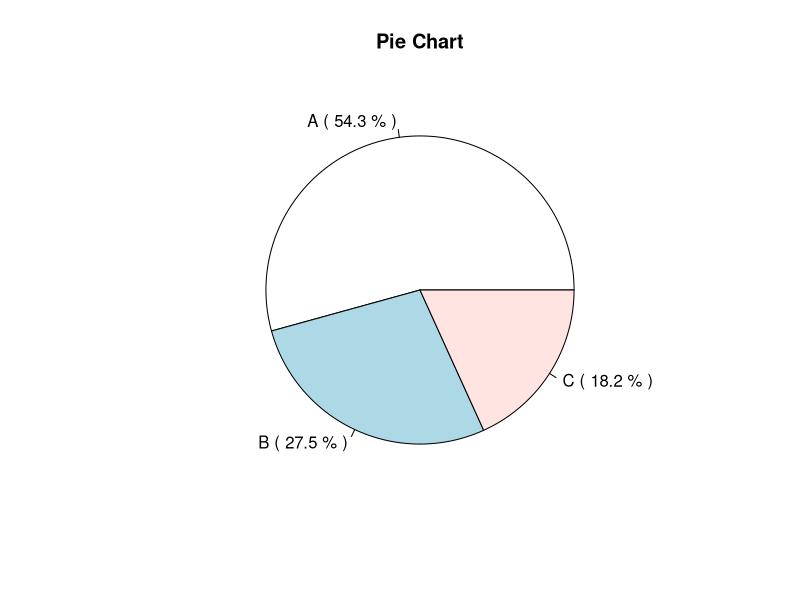
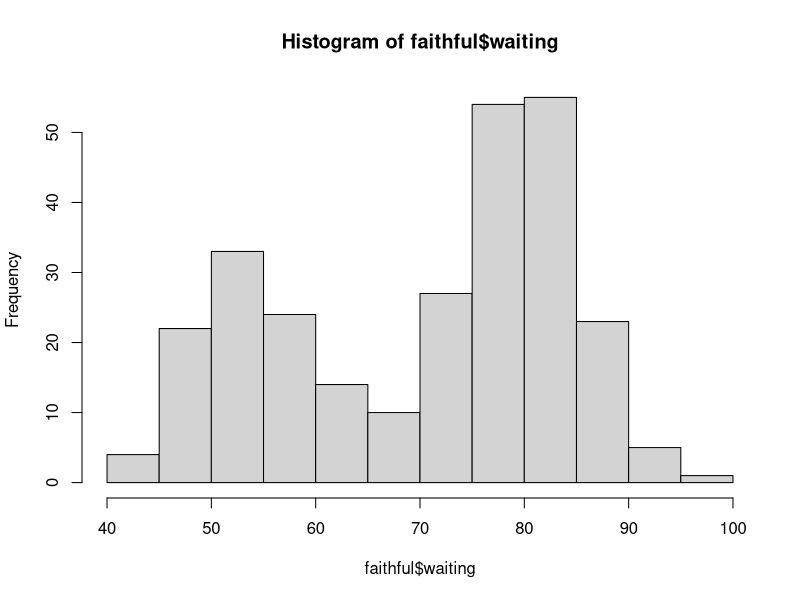
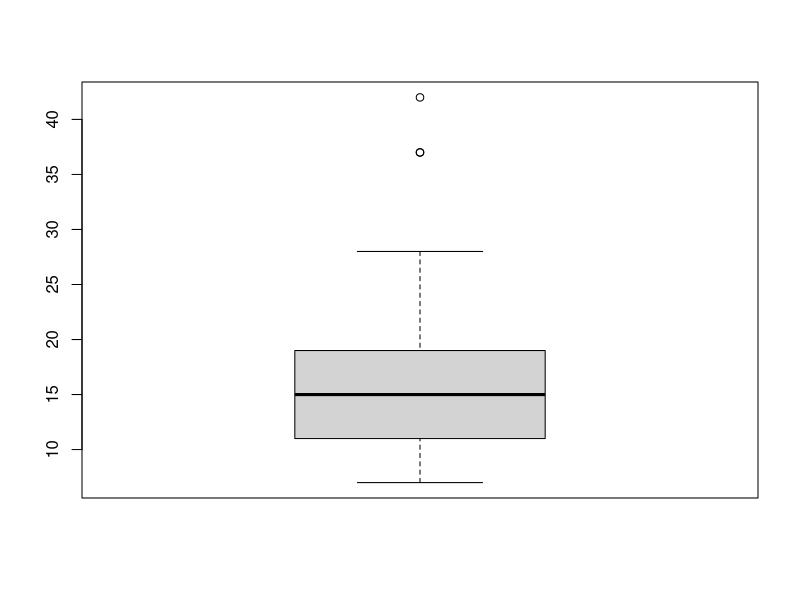
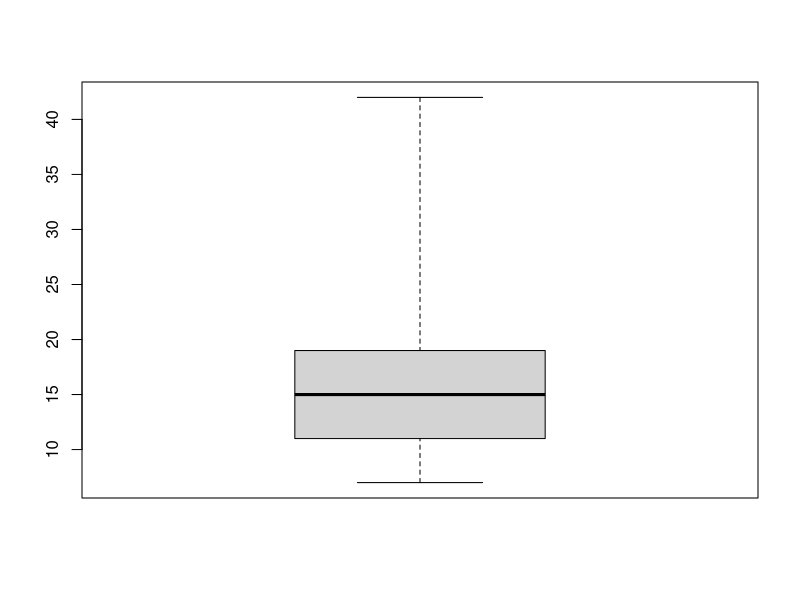
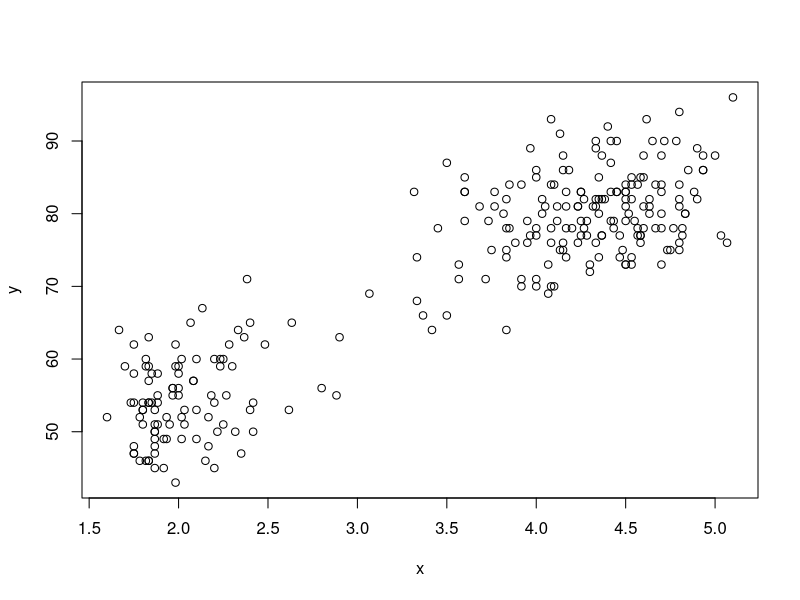

Source code (R) for these figures, in order:
# ????????? ??????

# 2.1 ????????? ?????? (????????????, ????????????)

# 2.1.1 ???????????? : ?????? ??? ????????? ????????? ???????????? ??????
# - ????????? ?????? : ??????????????? ???????????? ?????? ?????? ??? ?????? ?????? ex) ??????, ?????????
# - ????????? ?????? : ???????????? ????????? ?????? ex) ?????? ????????? ????????????, ?????? ?????? ??????

# 2.1.2 ???????????? : ?????? ??? ????????? ????????? ????????? ????????? ?????? ?????? ???????????? ????????? ??????
# - ????????? ?????? : ????????? ?????? ????????? ???????????? ?????? ex) ?????? (???:1, ??????:0)
# - ????????? ?????? : ???????????? ????????? ????????? ????????? ?????? ex) ???(1), ???(2), ???(3)


# 2.2 ?????? ?????????

# ??????????????? ?????? -  ???????????????, ????????????

# ???????????????
a <- rep('A', 1520)
b <- rep('B', 700)
c <- rep('C', 510)
x <- c(a, b, c)

table(x) # ??? ????????? ?????? ?????????

y = as.matrix(table(x)) # matrix????????? ??????
freq <- y[,1] # column????????? ??????

relative_freq <- freq/sum(y)
relative_freq

z <- cbind(freq, relative_freq) # cbind = column????????? ?????????
z

# ????????????
x <- c(1520, 770, 510)
lab <- c('A', 'B', 'C')
y <- round(x/sum(x) * 100, digits = 1) # digitts = 1 ????????? 2??????????????? ?????????
w <- paste(lab, '(', y, '%', ')') # ????????? ????????????

pie(x, labels = w, main = 'Pie Chart')

# ?????? : 30???????????? ????????? ??????????????? ??? ???????????? ????????? ??????

x <- c(1,1,1,3,0,0,1,1,1,0,2,2,0,0,0,1,2,1,2,0,0,1,6,4,3,3,1,2,4,0) 
length(x)
y <- as.matrix(table(x))
freq <- y[,1]
rel_freq <- freq/sum(freq)
csum <- cumsum(freq)
c_rel_freq <- csum/sum(freq)
z <- cbind(freq, rel_freq, csum, c_rel_freq)
z

# ??????????????? ?????? - ???????????????, ??????-??? ??????

# ???????????????
data()
hist(faithful$waiting)

# ??????-??? ??????
stem(faithful$waiting) # stem(??????)


# 2.3 ????????? ?????? ??????

# 2.3.1 ????????? ??????

# ?????? : n??? ?????? ?????? ??????, ???????????? ?????? ??????

# ????????? : n?????? ????????? ?????? ????????? ??????????????? ??????????????? ??? ???????????? ?????? ???, ???????????? ?????? X
# - n??? ?????? : ????????? ???????????? ???????????? ?????? ex) 1 2 3 ?????? ???????????? 2
# - n??? ?????? : n/2????????? (n/2+1)?????? ?????? ?????? ex) 1 2 3 4 ?????? ???????????? (2+3)/2 = 2.5

# ?????????
# p = 0.25 -> 25% ?????????  = ??? 1????????? = Q1
# p = 0.50 -> 50% ?????????  = ??? 2????????? = Q2 = ?????????
# p = 0.75 -> 75% ?????????  = ??? 3????????? = Q3

# ????????? ??????
# ??????????????? ??? ?????? ?????? : ???????????? > ?????????
# ????????? ????????? ?????? : ???????????? = ?????????
# ???????????? ??? ?????? ?????? : ?????? ?????? < ?????????


# 2.3.2 ?????? ??????

# ?????? ?????? : ?????? ????????? ??????
# ????????? (n-1)??? ????????? ?????? : ????????? ??????, ????????? ??????

# ?????? ?????? : R, IQR
# R = ????????? - ?????????
# IQR = Q3 - Q1 (?????? ???????????? ??????)


# Boxplot

# Function
x <- stackloss$stack.loss
sort(x) # ?????? ???????????? ??????
order(x) # index?????? ??????
mean(x) # ??????
var(x) # ??????
sd(x) # ????????????
quantile(x, c(0.1, 0.25, 0.5, 0.95)) # 4?????????
fivenum(x) # 5??????
summary(x) # ????????????, ????????????
boxplot(x)
boxplot(x, range = 0) # ????????? Boxplot (outlier ????????????)


# 2.4 ????????? ????????? ????????????

# ????????? ?????? : ????????? ????????? ?????? ??????
# ????????? ?????? : ????????? ????????? ?????? ??????
# ????????? ?????? : ???????????? ????????? ?????? ??????

# ??? ????????? ?????? ?????? ????????? ??????
# ????????? ????????? r?????? ??????, ????????? ????????? c?????? ??????, ????????? ????????? ????????? ????????? ????????? ?????? r * c ???????????? ???


# ??? ????????? ?????? ?????? ????????? ??????
# (x1, y1), ... , (xn, yn)?????? ??????

# ????????? : ????????? ????????? ??? ????????? ?????? ???????????? ?????? ?????? ??????

# ??????????????? ????????????
# ????????? ?????? ???????????? ??????????????? ????????? ???????????? ??????????????? ??????????????? ?????? ?????? ??????????????? ?????????
# ????????? '??????'?????? ??????????????? ?????? ????????? ?????? ??????????????? ??????????????? ????????? ????????? ??????, ?????? ?????? ???????????? ???


# ?????? ???????????? : ??? ????????? ????????? ?????? ????????? ???????????? ??????
# X, Y??? ?????? ????????? / X????????????* Y????????????

x <- faithful$eruptions
y <- faithful$waiting

plot(x, y) # ????????? ?????????
cor(x, y) # ????????????
